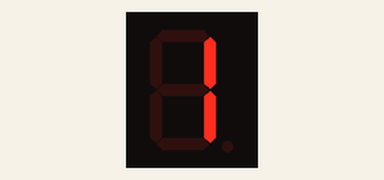
Recording of a sketch running on a simulated Arduino Uno, built with avr-gcc and run on an emulated ATmega328P. Parts: 1-digit seven-segment display. Wiring (inferred from the names in the program): 1-digit 7-segment display, segments lit when LOW: segments pin 1, pin 2, pin 3, pin 4, pin 5, pin 6, pin 7, pin 8. The segment pins are drawn as the display they are named for.

Above: at 0.1 s.
At 1.1 s:
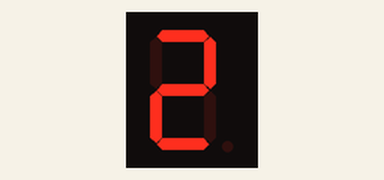
At 2.1 s:
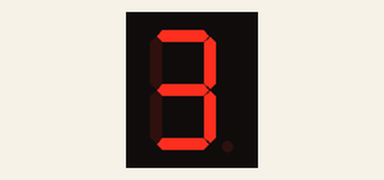
At 4.1 s:
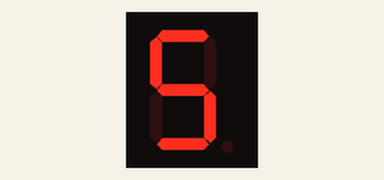
At 6.1 s:
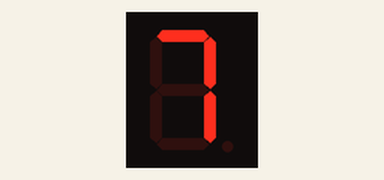
At 8.1 s:
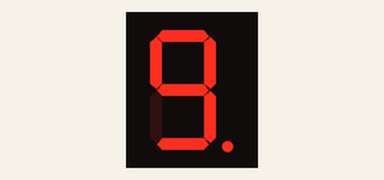

The sketch:

7_Segment_Display.ino
```cpp
int a=1;
int b=2;
int c=3;
int d=4;
int e=5;
int f=6;
int g=7;
int dp=8;
void off(){
  for(int i=1;i<=8;i++){
    digitalWrite(i,HIGH);
  }
}
void setup()
{
  for(int i=1;i<=8;i++){
  pinMode(i, OUTPUT);
  }
}

void loop()
{
  off();
  one();
  delay(1000);
  off();
  two();
  delay(1000);
  off();
  three();
  delay(1000);
  off();
  four();
  delay(1000);
  off();
  five();
  delay(1000);
  off();
  six();
  delay(1000);
  off();
  seven();
  delay(1000);
  off();
  eight();
  delay(1000);
  off();
  nine();
  dot();
  delay(1000);
}
void one(){
  digitalWrite(b,LOW);
  digitalWrite(c,LOW);
}
void two(){
  digitalWrite(a,LOW);
  digitalWrite(b,LOW);
  digitalWrite(d,LOW);
  digitalWrite(e,LOW);
  digitalWrite(g,LOW);
}
void three(){
  digitalWrite(a,LOW);
  digitalWrite(b,LOW);
  digitalWrite(c,LOW);
  digitalWrite(d,LOW);
  digitalWrite(g,LOW);
}
void four(){
  digitalWrite(b,LOW);
  digitalWrite(c,LOW);
  digitalWrite(f,LOW);
  digitalWrite(g,LOW);
}
void five(){
  digitalWrite(a,LOW);
  digitalWrite(c,LOW);
  digitalWrite(d,LOW);
  digitalWrite(f,LOW);
  digitalWrite(g,LOW);
}
void six(){
  digitalWrite(a,LOW);
  digitalWrite(c,LOW);
  digitalWrite(d,LOW);
  digitalWrite(e,LOW);
  digitalWrite(f,LOW);
  digitalWrite(g,LOW);
}
void seven(){
  digitalWrite(a,LOW);
  digitalWrite(b,LOW);
  digitalWrite(c,LOW);
}
void eight(){
  digitalWrite(a,LOW);
  digitalWrite(b,LOW);
  digitalWrite(c,LOW);
  digitalWrite(d,LOW);
  digitalWrite(e,LOW);
  digitalWrite(f,LOW);
  digitalWrite(g,LOW);
}
void nine(){
  digitalWrite(a,LOW);
  digitalWrite(b,LOW);
  digitalWrite(c,LOW);
  digitalWrite(d,LOW);
  digitalWrite(f,LOW);
  digitalWrite(g,LOW);
}
void dot(){
  digitalWrite(dp,LOW);
}
```

Measured:
- by itself, everything shown: repeats every 9.0 s, in 9 steps
- what the display in image 1 shows lasts 1.0 s, from 1.0 s to 2.0 s
